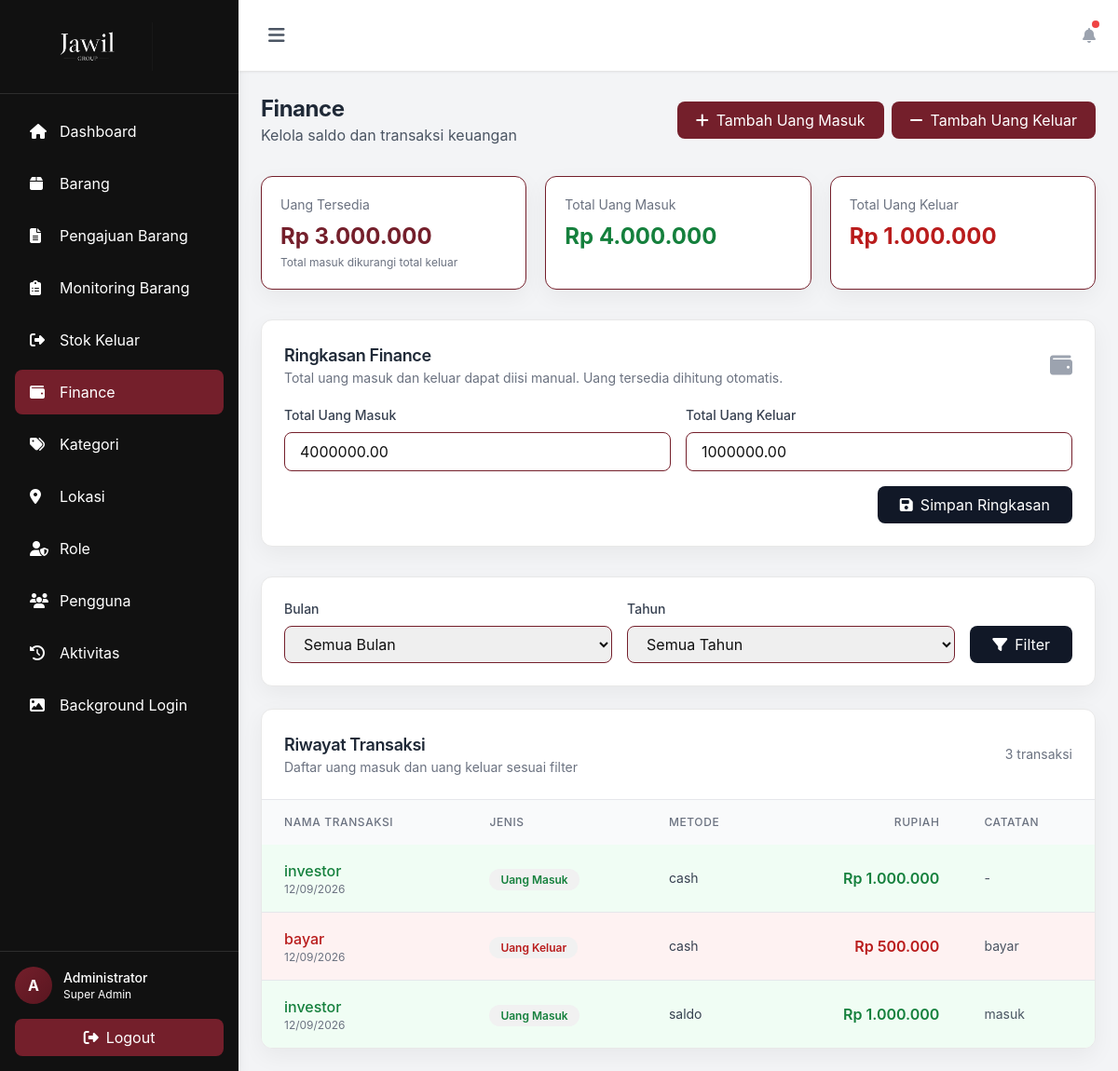
/finance.php (signed in), run on an earlier commit of the app's database.
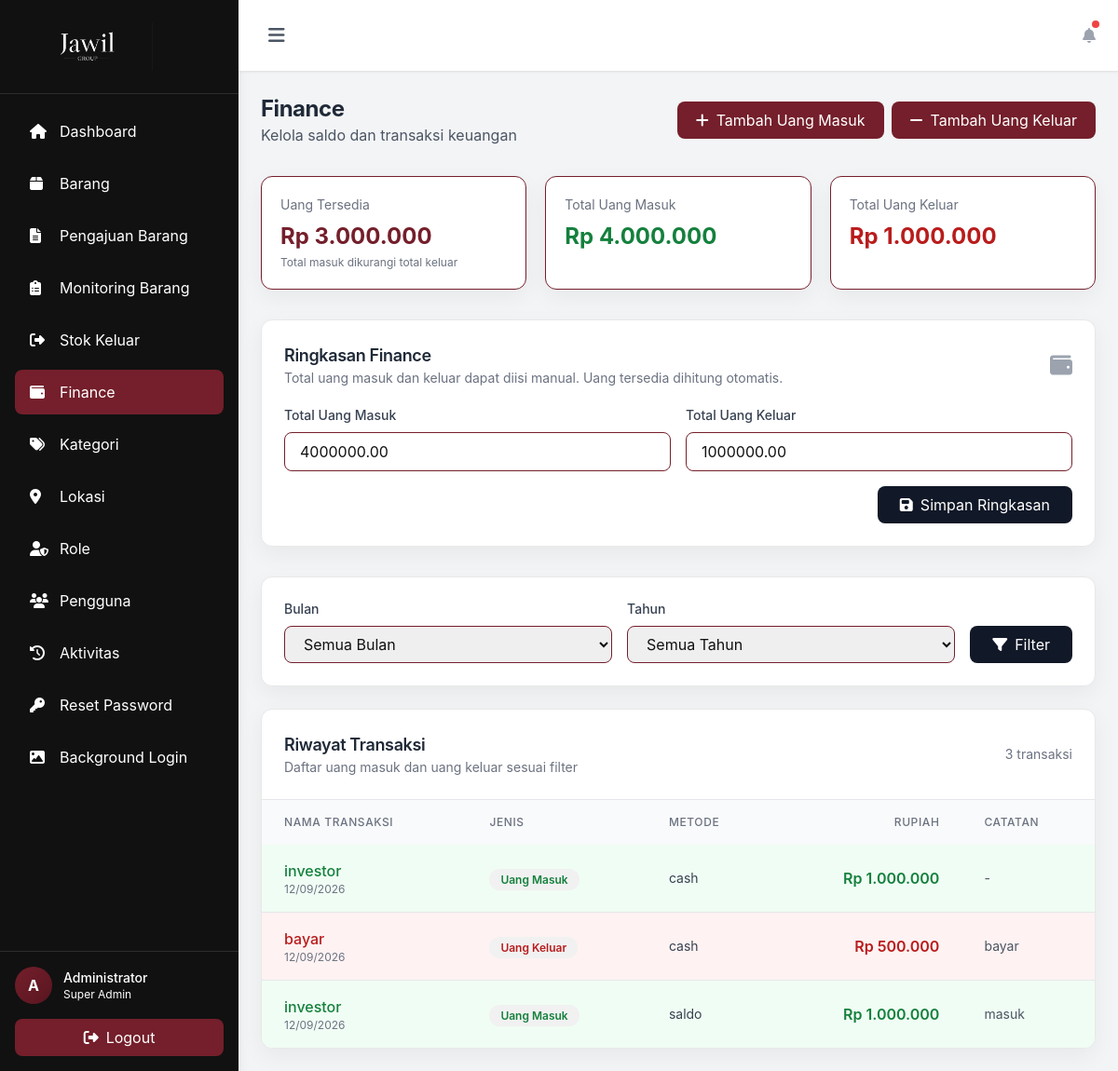
And on a later commit of the database.
### tables this page shows
CREATE TABLE `menus` (
  `id` int(11) NOT NULL,
  `menu_name` varchar(50) NOT NULL,
  `menu_label` varchar(100) NOT NULL,
  `menu_icon` varchar(50) NOT NULL,
  `menu_url` varchar(100) NOT NULL,
  `menu_order` int(11) DEFAULT 0,
  `is_active` tinyint(1) DEFAULT 1,
  `created_at` timestamp NOT NULL DEFAULT current_timestamp()
);

CREATE TABLE `finance_transactions` (
  `id` int(11) NOT NULL,
  `transaction_name` varchar(150) NOT NULL,
  `transaction_type` enum('income','expense') NOT NULL,
  `method` varchar(80) NOT NULL,
  `amount` decimal(18,2) NOT NULL,
  `notes` text DEFAULT NULL,
  `transaction_date` date NOT NULL,
  `created_by` int(11) NOT NULL,
  `created_at` timestamp NOT NULL DEFAULT current_timestamp()
);

### includes/db.php (called while the page is built, shortened)
<?php
class Database {
    private static $instance = null;
    private $connection;
    private function __construct() {
        try {
            $this->connection = new PDO(
                "mysql:host=" . DB_HOST . ";dbname=" . DB_NAME . ";charset=utf8mb4",
                DB_USER,
                DB_PASS,
                [
                    PDO::ATTR_ERRMODE => PDO::ERRMODE_EXCEPTION,
                    PDO::ATTR_DEFAULT_FETCH_MODE => PDO::FETCH_ASSOC,
                    PDO::ATTR_EMULATE_PREPARES => false
                ]
            );
        } catch (PDOException $e) {
            die("Database connection failed: " . $e->getMessage());
        }
    }
    public static function getInstance() {
        if (self::$instance === null) {
            self::$instance = new Database();
        }
        return self::$instance;
    }
    public function query($sql, $params = []) {
        try {
            $stmt = $this->connection->prepare($sql);
            $stmt->execute($params);
            return $stmt;
        } catch (PDOException $e) {
            throw new Exception("Query failed: " . $e->getMessage());
        }
    }
    public function fetchAll($sql, $params = []) {
        $stmt = $this->query($sql, $params);
        return $stmt->fetchAll();
    }
}
?>

### includes/auth.php (called while the page is built, shortened)
<?php
require_once __DIR__ . '/db.php';
class Auth {
    public function isLoggedIn() {
        return isset($_SESSION['user_id']) && isset($_SESSION['last_activity']);
    }
    public function getAccessibleMenus() {
        $roleId = $_SESSION['role_id'];
        $db = Database::getInstance();
        try {
            $sql = "SELECT m.*
                    FROM menus m
                    JOIN role_menu_access rma ON m.id = rma.menu_id
                    WHERE rma.role_id = ? AND rma.can_view = 1 AND m.is_active = 1
                    ORDER BY m.menu_order";
            $menus = $db->fetchAll($sql, [$roleId]);
            return $menus;
        } catch (Exception $e) {
            if ($this->isSuperAdmin()) {
                try {
                    return $db->fetchAll("SELECT * FROM menus WHERE is_active = 1 ORDER BY menu_order");
                } catch (Exception $e2) {
                    return [
                        ['menu_name' => 'dashboard', 'menu_label' => 'Dashboard', 'menu_icon' => 'fa-home', 'menu_url' => 'dashboard.php'],
                        ['menu_name' => 'items', 'menu_label' => 'Barang', 'menu_icon' => 'fa-box', 'menu_url' => 'items.php'],
                        ['menu_name' => 'categories', 'menu_label' => 'Kategori', 'menu_icon' => 'fa-tags', 'menu_url' => 'categories.php'],
                        ['menu_name' => 'locations', 'menu_label' => 'Lokasi', 'menu_icon' => 'fa-map-marker-alt', 'menu_url' => 'locations.php'],
                        ['menu_name' => 'roles', 'menu_label' => 'Role', 'menu_icon' => 'fa-user-shield', 'menu_url' => 'roles.php'],
                        ['menu_name' => 'users', 'menu_label' => 'Pengguna', 'menu_icon' => 'fa-users', 'menu_url' => 'users.php'],
                        ['menu_name' => 'logs', 'menu_label' => 'Aktivitas', 'menu_icon' => 'fa-history', 'menu_url' => 'logs.php']
                    ];
                }
            }
            return [];
        }
    }
}
$auth = new Auth();
?>

### finance.php (the view, shortened to what the changed rows need)
<?php
require_once 'includes/auth.php';
$auth->requireLogin();
$db = Database::getInstance();
$transactionWhere = ['1=1'];
$transactionParams = [];
$transactions = $db->fetchAll(
    "SELECT ft.*, u.full_name AS created_by_name
     FROM finance_transactions ft
     LEFT JOIN users u ON ft.created_by = u.id
     WHERE " . implode(' AND ', $transactionWhere) . "
     ORDER BY ft.transaction_date DESC, ft.id DESC
     LIMIT 100",
    $transactionParams
);
require_once 'includes/header.php';
?>
<div class="mb-8 flex flex-col gap-4 md:flex-row md:items-center md:justify-between">
    <div>
        <h2 class="text-2xl font-bold text-gray-800">Finance</h2>
    </div>
</div>
<div class="overflow-hidden rounded-xl bg-white shadow-sm">
    <div class="overflow-x-auto">
        <table class="w-full">
            <thead class="bg-gray-50">
                <tr>
                    <th class="px-6 py-4 text-left text-xs font-medium uppercase tracking-wider text-gray-500">Nama Transaksi</th>
                    <th class="px-6 py-4 text-left text-xs font-medium uppercase tracking-wider text-gray-500">Jenis</th>
                    <th class="px-6 py-4 text-left text-xs font-medium uppercase tracking-wider text-gray-500">Metode</th>
                    <th class="px-6 py-4 text-right text-xs font-medium uppercase tracking-wider text-gray-500">Rupiah</th>
                    <th class="px-6 py-4 text-left text-xs font-medium uppercase tracking-wider text-gray-500">Catatan</th>
                </tr>
            </thead>
            <tbody class="divide-y divide-gray-200">
                <?php if ($transactions): ?>
                    <?php foreach ($transactions as $transaction): ?>
                        <?php $isIncome = $transaction['transaction_type'] === 'income'; ?>
                        <?php $typeClass = $isIncome ? 'finance-income' : 'finance-expense'; ?>
                        <?php $rowClass = $isIncome ? 'finance-income-bg' : 'finance-expense-bg'; ?>
                        <tr class="<?php echo $rowClass; ?> hover:bg-gray-50">
                            <td class="px-6 py-4">
                                <p class="font-medium <?php echo $typeClass; ?>"><?php echo htmlspecialchars($transaction['transaction_name']); ?></p>
                                <p class="text-xs text-gray-500"><?php echo date('d/m/Y', strtotime($transaction['transaction_date'])); ?></p>
                            </td>
                            <td class="px-6 py-4">
                                <span class="rounded-full px-3 py-1 text-xs font-semibold <?php echo $isIncome ? 'bg-green-100 finance-income' : 'bg-red-100 finance-expense'; ?>">
                                    <?php echo $isIncome ? 'Uang Masuk' : 'Uang Keluar'; ?>
                                </span>
                            </td>
                            <td class="px-6 py-4 text-sm text-gray-700"><?php echo htmlspecialchars($transaction['method']); ?></td>
                            <td class="px-6 py-4 text-right font-semibold <?php echo $typeClass; ?>">Rp <?php echo number_format((float) $transaction['amount'], 0, ',', '.'); ?></td>
                            <td class="max-w-sm px-6 py-4 text-sm text-gray-600"><?php echo htmlspecialchars($transaction['notes'] ?: '-'); ?></td>
                        </tr>
                    <?php endforeach; ?>
                <?php endif; ?>
            </tbody>
        </table>
    </div>
</div>
<?php require_once 'includes/footer.php'; ?>

### includes/header.php (shortened to what the changed rows need)
<?php
require_once __DIR__ . '/auth.php';
$auth->requireLogin();
?>
<!DOCTYPE html>
<html lang="id">
<head>
    <script src="https://cdn.tailwindcss.com"></script>
    <link rel="stylesheet" href="https://cdnjs.cloudflare.com/ajax/libs/font-awesome/6.4.0/css/all.min.css">
</head>
<body class="bg-gray-100">
    <div class="flex h-screen overflow-hidden">
        <aside id="desktopSidebar" class="w-64 bg-white shadow-lg flex-shrink-0 hidden md:block">
            <nav class="p-4 space-y-2">
                <?php
                $accessibleMenus = $auth->getAccessibleMenus();
                foreach ($accessibleMenus as $menu):
                ?>
                <a href="<?php echo $menu['menu_url']; ?>" class="sidebar-link flex items-center space-x-3 px-4 py-3 rounded-lg text-gray-700 transition <?php echo basename($_SERVER['PHP_SELF']) == basename($menu['menu_url']) ? 'active' : ''; ?>">
                    <i class="fas <?php echo $menu['menu_icon']; ?> w-5"></i>
                    <span><?php echo $menu['menu_label']; ?></span>
                </a>
                <?php endforeach; ?>
            </nav>
        </aside>
        <div class="flex-1 flex flex-col overflow-hidden">
            <main class="flex-1 overflow-y-auto p-6">

What changed in the data, as far as the page shows it:
added menus: menu_label "Reset Password"
